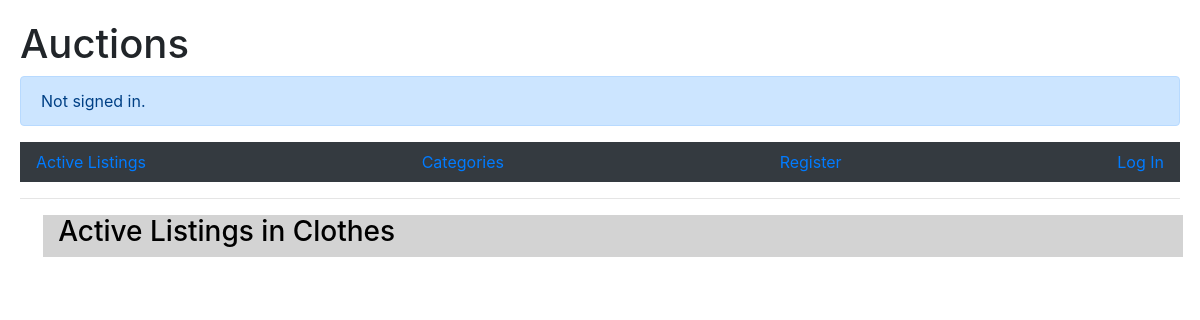
The page /category/1/ on the database as committed earlier.
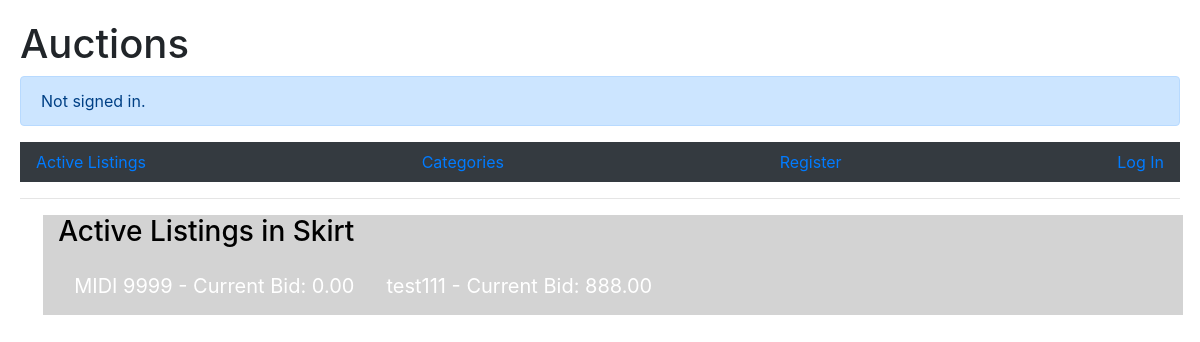
The same page on the database as committed later.
### auctions/models.py (models this page shows, shortened)
class Category(models.Model):
    name = models.CharField(max_length=35)

class Listing(models.Model):
    title = models.CharField(max_length=25)
    description = models.TextField(max_length=500)
    starting_bid = models.DecimalField(max_digits=10, decimal_places=2)
    current_bid = models.DecimalField(max_digits=10, decimal_places=2, default=0.00)
    is_active = models.BooleanField(default=True)
    category = models.ForeignKey(Category, on_delete=models.CASCADE, related_name='listings')
    creator = models.ForeignKey(User, on_delete=models.CASCADE)
    created_at = models.DateTimeField(auto_now_add=True)
    url = models.URLField(max_length=200, null=True, blank=True)

### auctions/views.py (the view)
# urls.py: path('category/<int:category_id>/', category_detail, name='category_detail'),
def category_detail(request, category_id):
    category = get_object_or_404(Category, pk=category_id)
    active_listings = category.listings.filter(is_active=True)
    return render(request, 'auctions/category_detail.html', {'category': category, 'active_listings': active_listings})

### auctions/templates/auctions/category_detail.html (shortened to what this page needs)
{% extends "auctions/layout.html" %}
{% load static %}
{% block body %}
{% block content %}
<hr>
<div class="container" style="background:lightgray; color:black;font-size:20px; margin-left:2%; margin-right:25%">
  <h3>Active Listings in {{ category.name }}</h3>
  <ul>
    {% for listing in active_listings %}
      <li>
        <a href="{% url 'listing_detail' listing.id %}">
          {{ listing.title }} - Current Bid: {{ listing.current_bid }}
        </a>
      </li>
    {% endfor %}
  </ul>
{% endblock %}
{% endblock %}

Rows that differ between the two databases and show on the page:
changed Category: name "Clothes" → "Skirt"
added Listing: title "MIDI 9999", current_bid "0.00"
added Listing: title "test111", current_bid "888.00"
